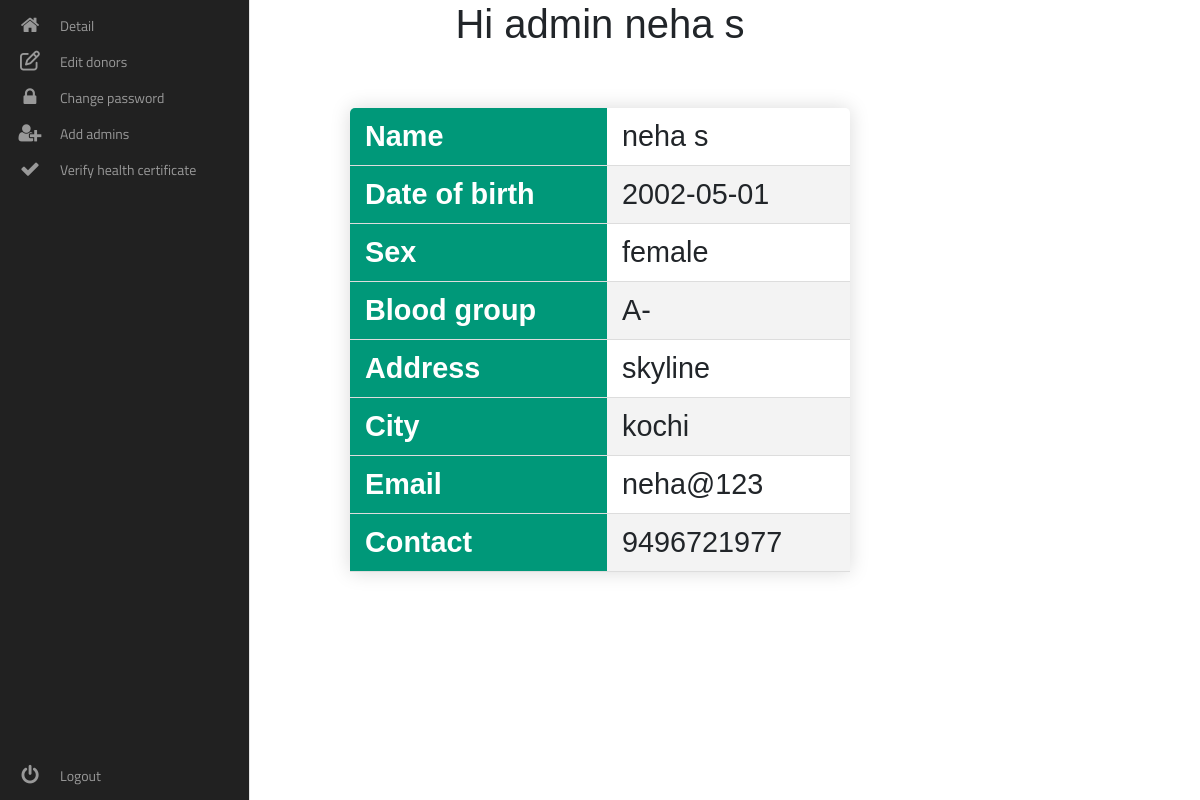
Page /admindashboard (signed in) on the committed database.
### website/models.py (models this page shows)
class Blood(db.Model,UserMixin):
    id = db.Column(db.Integer, primary_key=True)
    uname = db.Column(db.String(200), nullable=False)
    password = db.Column(db.String(200), nullable=False)
    dob = db.Column(db.DateTime, nullable=False)
    sex = db.Column(db.String(200), nullable=False)
    bloodgroup = db.Column(db.String(200), nullable=False)
    address = db.Column(db.String(200), nullable=False)
    city = db.Column(db.String(200), nullable=False)
    email = db.Column(db.String(200), unique=True, nullable=False)
    contact = db.Column(db.Integer, nullable=False)
    Lastdonationdate = db.Column(db.DateTime)
    userrole =db.Column(db.Integer)

### website/views.py (the view)
@views.route('/admindashboard')
@login_required
def admindashboard():
    return render_template('admindashboard.html',user=current_user)

### website/__init__.py (called while the page is built)
def create_app():
    app = Flask(__name__)
    app.config['SECRET_KEY'] ='adhwaith@123'
    app.config['SQLALCHEMY_DATABASE_URI'] =f'sqlite:///{DB_NAME}'
    db.init_app(app)
    admin = Admin(app,name='Control Panel')
    from .views import views
    from .auth import auth
    app.register_blueprint(views, url_prefix='/')
    app.register_blueprint(auth, url_prefix='/')
    from .models  import Blood
    create_database(app)
    login_manager = LoginManager()
    login_manager.login_view = 'auth.login'
    login_manager.init_app(app)
    @login_manager.user_loader
    def load_user(id):
        return Blood.query.get(int(id))
    return app

### website/templates/admindashboard.html (shortened to what this page needs)
<html>
  <head>
    <link
  rel="stylesheet"
  href="https://stackpath.bootstrapcdn.com/bootstrap/4.4.1/css/bootstrap.min.css"
/>
<link
rel="stylesheet"
href="https://stackpath.bootstrapcdn.com/font-awesome/4.7.0/css/font-awesome.min.css"
crossorigin="anonymous"
/>
<link rel="stylesheet" href="path/to/font-awesome/css/font-awesome.min.css">
    <link rel="stylesheet" type="text/css" href="{{ url_for('static', filename = 'style.css') }}">
  </head>
  <body>
    <div class="area">
       <center> <h1>Hi  admin {{current_user.uname}} </h1> <br>
        <table class="content-table">
            <tr>
                <th>Name</th>
                <td>{{current_user.uname}}</td>
            </tr>
            <tr>
                <th>Date of birth</th>
                <td>{{current_user.dob.date()}}</td>
            </tr>
            <tr>
                <th>Sex</th>
                <td>{{current_user.sex}}</td>
            </tr>
            <tr>
                <th>Blood group</th>
                <td>{{current_user.bloodgroup}}</td>
            </tr>
            <tr>
                <th>Address</th>
                <td>{{current_user.address}}</td>
            </tr>
            <tr>
                <th>City</th>
                <td>{{current_user.city}}</td>
            </tr>
            <tr>
                <th>Email</th>
                <td>{{current_user.email}}</td>
            </tr>
            <tr>
                <th>Contact</th>
                <td>{{current_user.contact}}</td>
            </tr>
        </table>
    </div><nav class="main-menu">
            <ul>
                <li>
                    <a href="#">
                        <i class="fa fa-home fa-2x"></i>
                    </a>
                </li>
               <li class="has-subnav">
                    <a href="{{url_for('views.admineditdashboard')}}">
                        <i class="fa fa-edit fa-2x"></i>
                    </a>
                </li>
                <li class="has-subnav">
                    <a href="{{url_for('views.changeadminpassword')}}">
                       <i class="fa fa-lock fa-2x"></i>
                    </a>
                </li>
                <li class="has-subnav">
                    <a href="{{url_for('views.addadmin')}}">
                       <i class="fa fa-user-plus fa-2x"></i>
                    </a>
                </li>
                <li class="has-subnav">
                    <a href="#">
                       <i class="fa fa-check fa-2x"></i>
                    </a>
                </li>
            </ul>
            <ul class="logout">
                <li>
                   <a href="{{url_for('auth.logout')}}">
                         <i class="fa fa-power-off fa-2x"></i>
                    </a>
                </li>
            </ul>
        </nav>
</body>
    </html>

### website/static/style.css (style rules this page uses)
.fa-2x { font-size: 2em; }
.fa { position: relative; display: table-cell; width: 60px; height: 36px; text-align: center; vertical-align: middle; font-size:20px; }
.main-menu { background:#212121; border-right:1px solid #e5e5e5; position:absolute; top:0; bottom:0; height:100%; left:0; width:60px; overflow:hidden; -webkit-transition:width .05s linear; transition:width .05s linear; z-index:1000; }
.main-menu>ul { margin:7px 0; }
.main-menu li { position:relative; display:block; width:250px; }
.main-menu li>a { position:relative; display:table; border-collapse:collapse; border-spacing:0; color:#999; font-family: arial; font-size: 14px; text-decoration:none; -webkit-transition:all .1s linear; transition:all .1s linear; }
.main-menu>ul.logout { position:absolute; left:0; bottom:0; }
nav { -webkit-user-select:none; -moz-user-select:none; -ms-user-select:none; -o-user-select:none; user-select:none; }
nav ul,nav li { outline:0; margin:0; padding:0; }
.area { float: left; background: #ffffff; width: 100%; height: 100%; }

### website/templates/admindashboard.html (style rules this page uses)
* { font-family: sans-serif; }
.content-table { border-collapse: collapse; margin: 28px 0; font-size: 1.8em; min-width: 500px; border-radius: 5px 5px 0 0; overflow: hidden; box-shadow: 0 0 20px rgba(0, 0, 0, 0.15); }
.content-table tr th { background-color: #009879; color: #ffffff; text-align: left; font-weight: bold; }
.content-table th, .content-table td { padding: 12px 15px; }
.content-table tbody tr { border-bottom: 1px solid #dddddd; }
.content-table tbody tr:nth-of-type(even) { background-color: #f3f3f3; }

### rows in the picture
Blood: uname "neha s", dob "2002-05-01", sex "female", bloodgroup "A-", address "skyline", city "kochi", email "neha@123", contact "9496721977"
